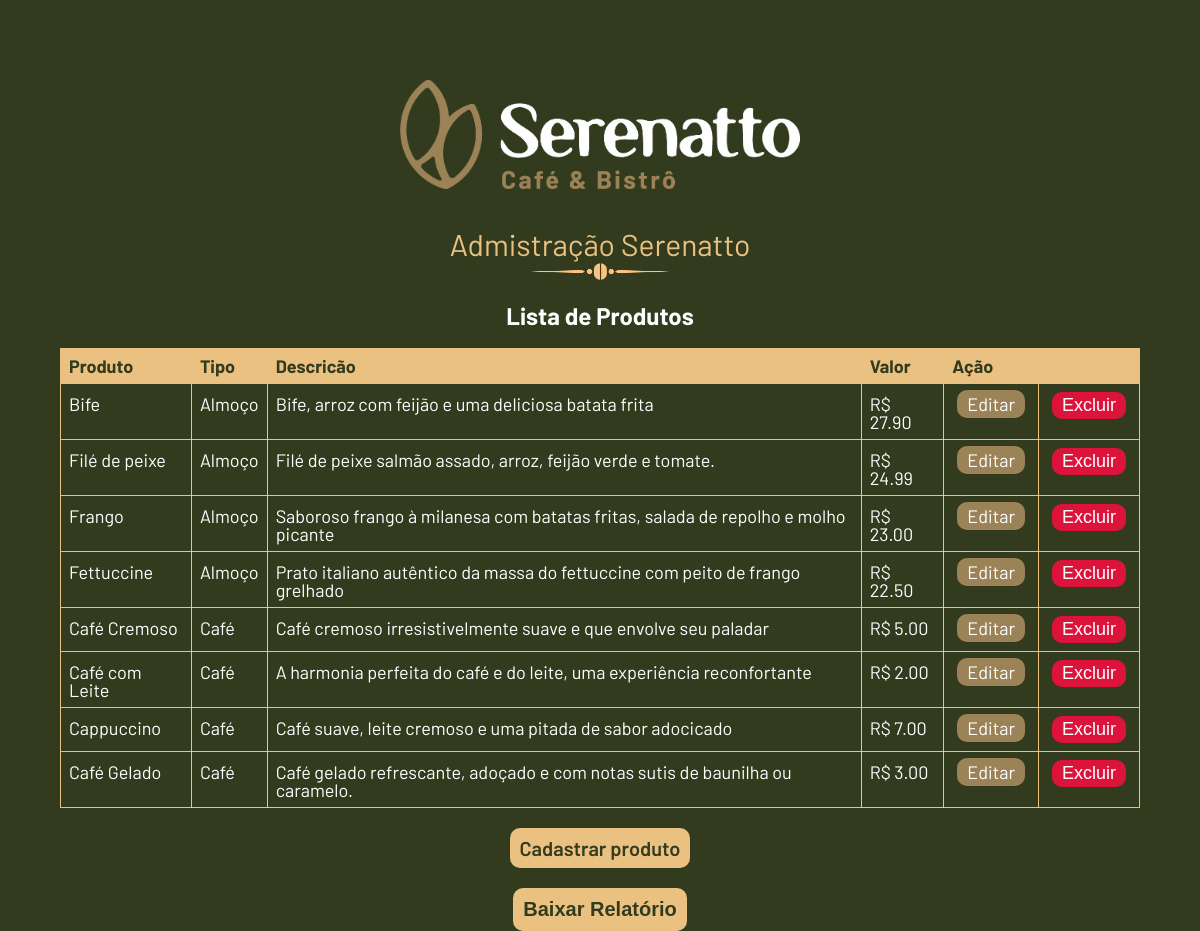
The app's page /admin.php with its own data.
### tables this page shows
CREATE TABLE IF NOT EXISTS `produtos` (
  `id` int NOT NULL AUTO_INCREMENT,
  `tipo` varchar(45) NOT NULL,
  `nome` varchar(45) NOT NULL,
  `descricao` varchar(90) NOT NULL,
  `imagem` varchar(80) NOT NULL,
  `preco` decimal(5,2) NOT NULL,
  PRIMARY KEY (`id`)
);

### src/Repositorio/ProdutoRepositorio.php (called while the page is built, shortened)
<?php
class ProdutoRepositorio
{
    private PDO $pdo;
    public function __construct(PDO $pdo)
    {
        $this->pdo = $pdo;
    }
    public function formarObjeto($dados): Produto
    {
        return new Produto(
            $dados['id'],
            $dados['tipo'],
            $dados['nome'],
            $dados['descricao'],
            $dados['preco'],
            $dados['imagem']
        );
    }
    public function buscarTodos(): array
    {
        $sql = 'SELECT * FROM produtos ORDER BY tipo';
        $statement = $this->pdo->query($sql);
        $produtos = $statement->fetchAll(PDO::FETCH_ASSOC);
        $dados = array_map(function ($produto){
            return $this->formarObjeto($produto);
        },$produtos);
        return $dados;
    }
}

### src/Modelo/Produto.php (called while the page is built, shortened)
<?php
class Produto
{
    private ?int $id;
    private string $tipo;
    private string $nome;
    private string $descricao;
    private float $preco;
    public function __construct(
        ?int $id,
        string $tipo,
        string $nome,
        string $descricao,
        float $preco,
        string $imagem = 'logo-serenatto.png'
        )
    {
        $this->id = $id;
        $this->tipo = $tipo;
        $this->nome = $nome;
        $this->descricao = $descricao;
        $this->preco = $preco;
    }
    public function getId(): int
    {
        return $this->id;
    }
    public function getTipo(): string
    {
        return $this->tipo;
    }
    public function getNome(): string
    {
        return $this->nome;
    }
    public function getDescricao(): string
    {
        return $this->descricao;
    }
    public function getPrecoFormatado(): string
    {
        return 'R$ ' . number_format($this->preco, 2);
    }
}

### admin.php (the view, shortened to what this page needs)
<?php
  require 'src/conexao-bd.php';
  require 'src/Modelo/Produto.php';
  require 'src/Repositorio/ProdutoRepositorio.php';
  $produtoRepositorio = new ProdutoRepositorio($pdo);
  $produtos = $produtoRepositorio->buscarTodos();
?>
<!doctype html>
<html lang="pt-br">
<head>
  <link rel="stylesheet" href="css/reset.css">
  <link rel="stylesheet" href="css/index.css">
  <link rel="stylesheet" href="css/admin.css">
</head>
<body>
<main>
  <section class="container-admin-banner">
    <img src="img/logo-serenatto-horizontal.png" class="logo-admin" alt="logo-serenatto">
    <h1>Admistração Serenatto</h1>
    <img class= "ornaments" src="img/ornaments-coffee.png" alt="ornaments">
  </section>
  <h2>Lista de Produtos</h2>
  <section class="container-table">
    <table>
      <thead>
        <tr>
          <th>Produto</th>
          <th>Tipo</th>
          <th>Descricão</th>
          <th>Valor</th>
          <th colspan="2">Ação</th>
        </tr>
      </thead>
      <tbody>
      <?php foreach ($produtos as $produto): ?>
        <tr>
          <td><?= $produto->getNome(); ?></td>
          <td><?= $produto->getTipo(); ?></td>
          <td><?= $produto->getDescricao(); ?></td>
          <td><?= $produto->getPrecoFormatado(); ?></td>
          <td><a class="botao-editar" href="editar-produto.php?id=<?= $produto->getId() ?>">Editar</a></td>
          <td>
            <form action="excluir-produto.php" method="POST">
              <input type="submit" class="botao-excluir" value="Excluir">
            </form>
          </td>
        </tr>
      <?php endforeach; ?>
      </tbody>
    </table>
  <a class="botao-cadastrar" href="cadastrar-produto.php">Cadastrar produto</a>
  <form action="gerador-pdf.php" method="post">
    <input type="submit" class="botao-cadastrar" value="Baixar Relatório"/>
  </form>
  </section>
</main>
</body>
</html>

### css/index.css (style rules this page uses)
body { background-color: #333B1E; font-family: 'Barlow', sans-serif; }
main { height: 100vh; }
h2 { text-align: center; font-size: 48px; margin: 20px 0px; color: #FFF; font-weight: bold; }
.ornaments { width: 200px; }

### css/admin.css (style rules this page uses)
.container-admin-banner { display: flex; align-items: center; flex-direction: column; margin: 80px 0px 20px; }
.logo-admin { width: 400px; }
h2 { font-size: 24px; }
.container-table { display: flex; align-items: center; flex-direction: column; }
table { width: 90%; margin: auto 0; }
table, th, td { border: 1px solid #EBC181; }
table th { padding: 11px 0 11px; background-color: #EBC181; color: #333B1E; font-weight: bold; font-size: 18px; text-align: left; padding: 8px; }
table tr { border: 1px solid #ddd; }
table td { color: #FFF; font-size: 18px; padding: 8px; }
.container-admin-banner h1 { margin-top: 40px; font-size: 30px; color: #EBC181; }
table tbody tr td a, .botao-cadastrar, .botao-excluir { padding: 3px 10px; border-radius: 10px; color: #FFFFFF; text-decoration: none; margin: 0 5px; transition: 0.7s; border: none; font-size: 18px; }
.botao-cadastrar { background: #EBC181; color: #333B1E; font-weight: 600; margin-top: 20px; font-size: 20px; border-radius: 10px; padding: 10px 10px; border: none; }
.botao-editar { background: #9B8357; }
.botao-excluir { background: crimson; }

### records on screen
produtos: nome "Bife", tipo "Almoço", descricao "Bife, arroz com feijão e uma deliciosa batata frita", preco "R$ 27.90"
produtos: nome "Filé de peixe", tipo "Almoço", descricao "Filé de peixe salmão assado, arroz, feijão verde e tomate.", preco "R$ 24.99"
produtos: nome "Frango", tipo "Almoço", descricao "Saboroso frango à milanesa com batatas fritas, salada de repolho e molho picante", preco "R$ 23.00"
produtos: nome "Fettuccine", tipo "Almoço", descricao "Prato italiano autêntico da massa do fettuccine com peito de frango grelhado", preco "R$ 22.50"
produtos: nome "Café Cremoso", tipo "Café", descricao "Café cremoso irresistivelmente suave e que envolve seu paladar", preco "R$ 5.00"
produtos: nome "Café com Leite", tipo "Café", descricao "A harmonia perfeita do café e do leite, uma experiência reconfortante", preco "R$ 2.00"
produtos: nome "Cappuccino", tipo "Café", descricao "Café suave, leite cremoso e uma pitada de sabor adocicado", preco "R$ 7.00"
produtos: nome "Café Gelado", tipo "Café", descricao "Café gelado refrescante, adoçado e com notas sutis de baunilha ou caramelo.", preco "R$ 3.00"
